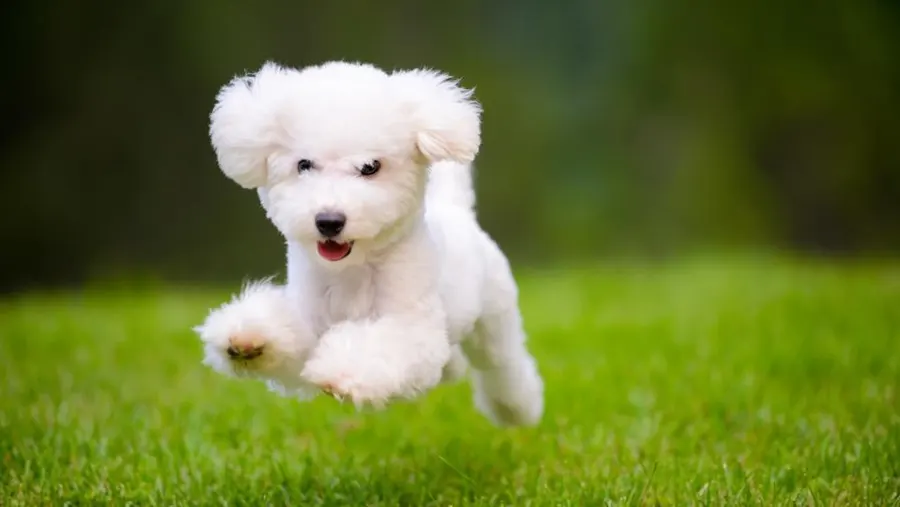
#> input picture Computer_Vision/dog.jpeg, 900 x 507 px
$ jupyter execute 'opencv_basics(2).ipynb'
#> lines starting #> are read from the running program, lines starting #| are printed output that depends on the picture; after the words box and inside, x2 and y2 are one past the last pixel; in counts of white or black regions, pixels touching at a corner belong together
[cell 1]
import cv2 as cv
import numpy as np
import matplotlib.pyplot as plt

# Transformations

### Translation (shifting of an image)

[cell 2]
def translate(img,x,y):
    trans = np.float32([[1,0,x],[0,1,y]])
    dim = (img.shape[1],img.shape[0])
    return cv.warpAffine(img,trans,dim)

[cell 3]
# +x -> right, -x -> left, -y -> up, +y -> down
img = cv.imread("dog.jpeg")
#> img is the input picture: shape (507, 900, 3); mean B, G, R 52.9, 117.7, 104
translated = translate(img,10,10)
plt.imshow(translated)

### Rotation

[cell 4]
def rotate(img,angle,rotation_point=None):
#> called with angle = -45
    (height,width) = img.shape[:2]
#> height = 507; width = 900
    if rotation_point == None:
        rotation_point = (width//2,height//2)
#> rotation_point = (450, 253)
    rotMatrix = cv.getRotationMatrix2D(rotation_point,angle,1.0)
    dim=(width,height)
#> dim = (900, 507)
    return cv.warpAffine(img,rotMatrix,dim)
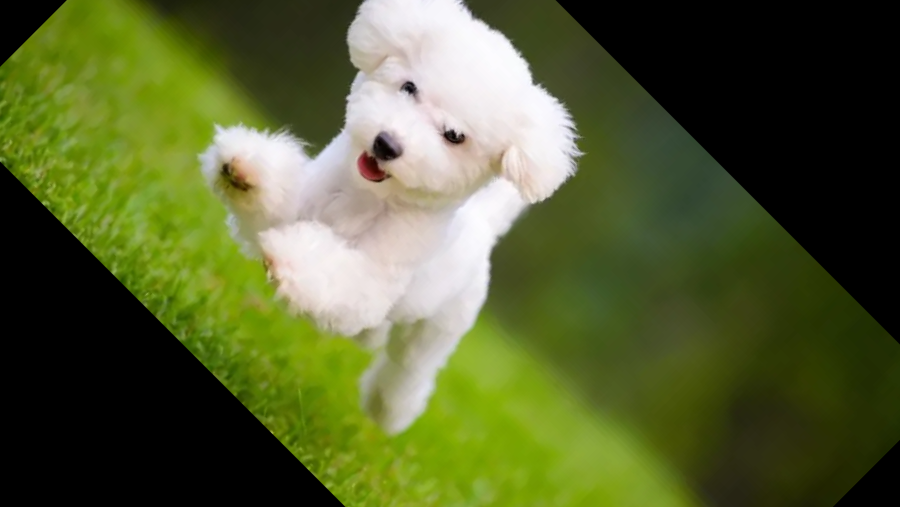
#> returned value: shape (507, 900, 3); mean of channels 0, 1, 2 48.9, 94.6, 85.3; drawn as B, G, R

[cell 5]
# +x -> anticlockwise, -x -> clockwise
rotated_img = rotate(img,-45)
plt.imshow(rotated_img)

[cell 6]
# rotate it further
rotated_img = rotate(rotated_img,-45)
#> call 2 of rotate, with angle = -45
#> in rotate (call 2), `return cv.warpAffine(img,rotMatrix,dim)`:
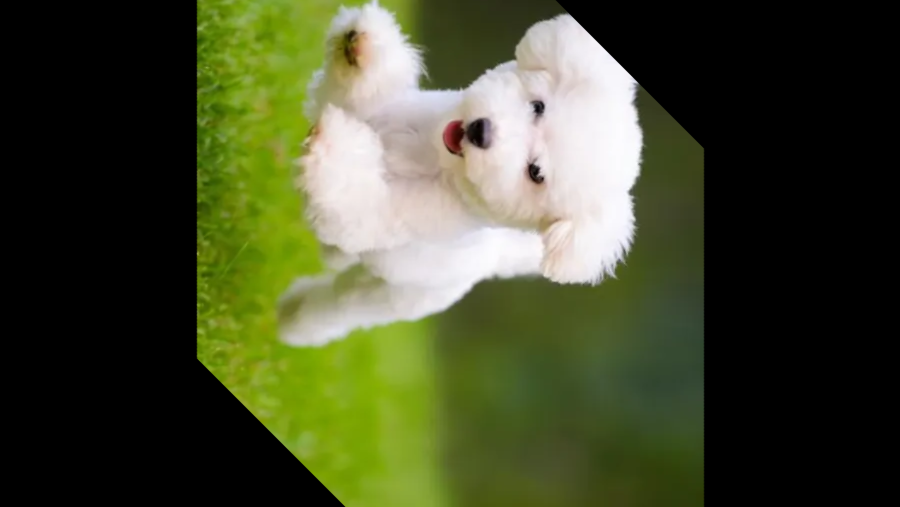
#> returned value: shape (507, 900, 3); mean of channels 0, 1, 2 45.6, 74.6, 68.9; drawn as B, G, R
plt.imshow(rotated_img)

### Resizing

[cell 7]
resized = cv.resize(img,(1000,1000),interpolation=cv.INTER_CUBIC)
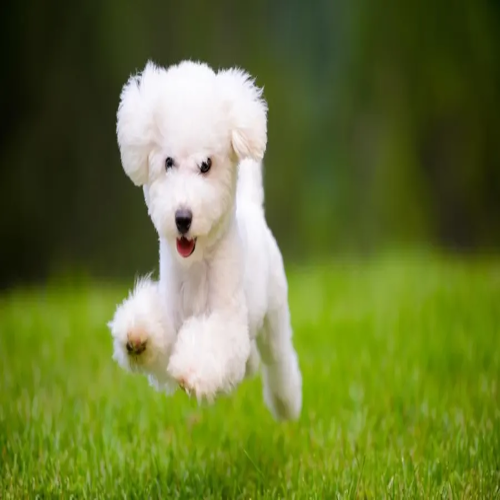
#> resized: shape (1000, 1000, 3) (shown at 1/2 size); mean B, G, R 52.9, 117.7, 104
plt.imshow(resized)

### Flipping an image

[cell 8]
flip = cv.flip(img,0)
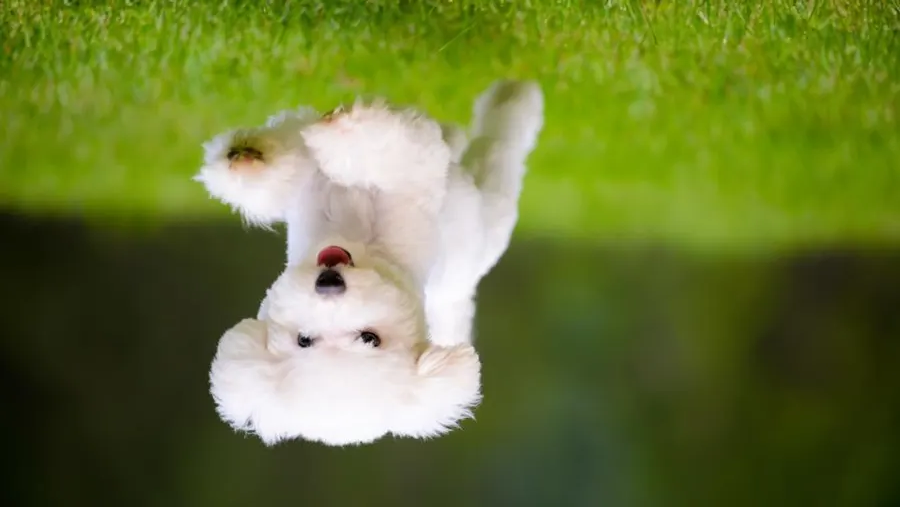
#> flip: shape (507, 900, 3); mean B, G, R 52.9, 117.7, 104
plt.imshow(flip)

[cell 9]
flip = cv.flip(img,1)
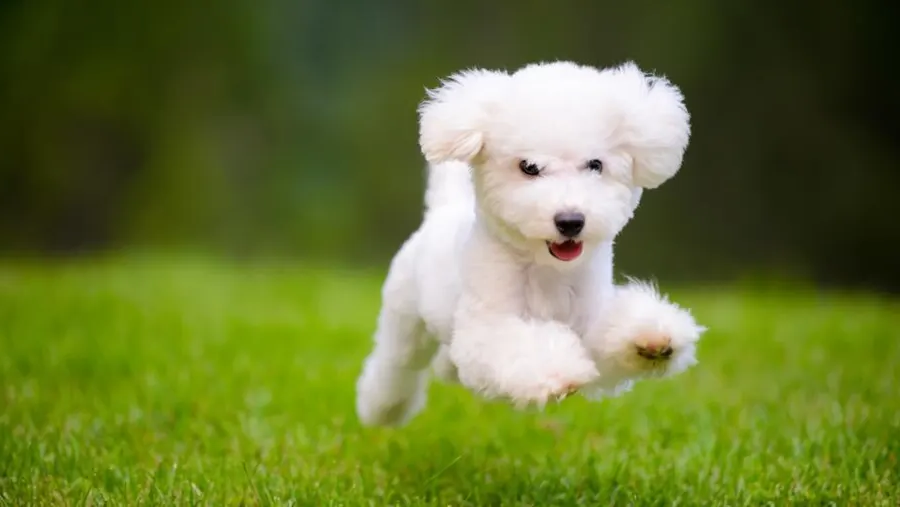
#> flip: shape (507, 900, 3); mean B, G, R 52.9, 117.7, 104
plt.imshow(flip)

[cell 10]
# both vertically + horizontally flipped
flip = cv.flip(img,-1)
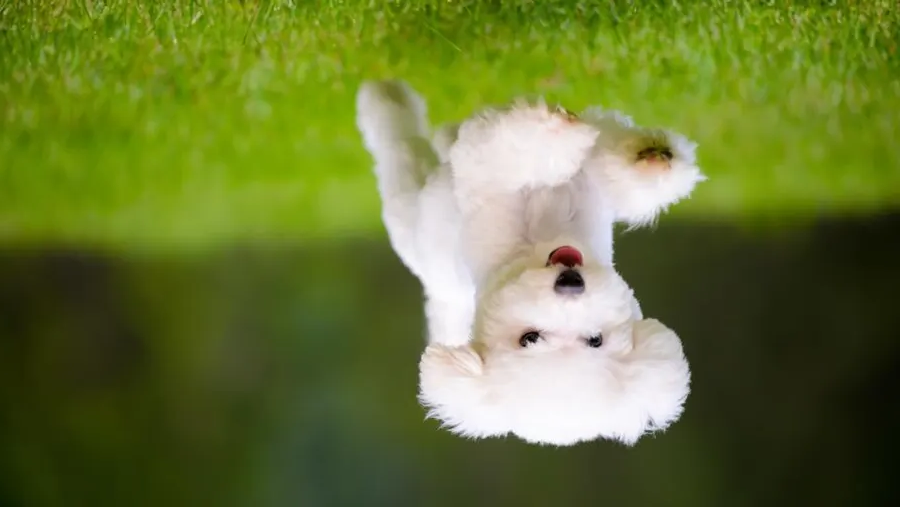
#> flip: shape (507, 900, 3); mean B, G, R 52.9, 117.7, 104
plt.imshow(flip)

### Cropping

[cell 11]
img = cv.imread("dog.jpeg")
cropped = img[10:50,10:50]
plt.imshow(cropped)

# Contour Detection
### identify contours or boundries of object
### contours =/= edges
### contours are essential for shape analysis, objection detection/recognition

[cell 12]
gray = cv.cvtColor(img,cv.COLOR_BGR2GRAY)
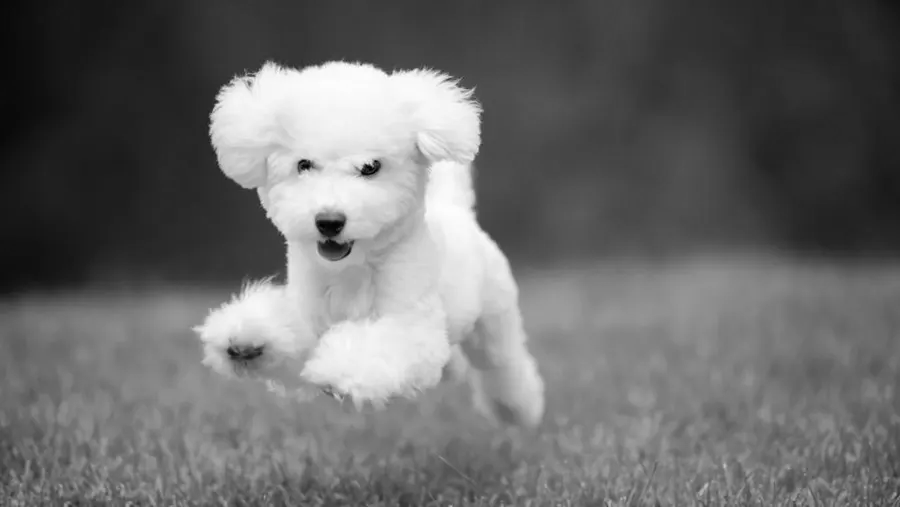
#> gray: shape (507, 900); min 0, max 255, mean 106.2
blur = cv.GaussianBlur(gray,(5,5),cv.BORDER_DEFAULT) # reduce number of edges detection, hence, less countours
cany = cv.Canny(blur,125,175)
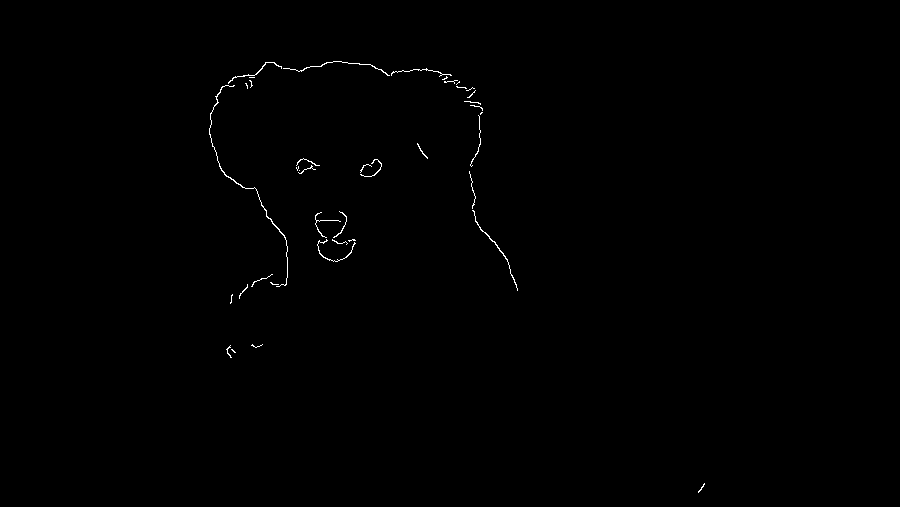
#> cany: shape (507, 900); 0.32% white in thin lines or dots, all inside (x1, y1, x2, y2) = (209, 61, 705, 493)

# [10 lines of commented-out code are left out]
contours, hiearchies = cv.findContours(cany,cv.RETR_LIST,cv.CHAIN_APPROX_SIMPLE)
#> contours = 39 contours, 35 with area under 20; largest, box (x1, y1, x2, y2) and area: (209, 85, 288, 287) 58, (472, 210, 518, 291) 34, (228, 62, 282, 84) 23, (317, 239, 356, 262) 22; hiearchies = 39 rows, first 6: [1, -1, -1, -1], [2, 0, -1, -1], [3, 1, -1, -1], [4, 2, -1, -1], [5, 3, -1, -1], [6, 4, -1, -1]
print(len(contours))
#| 39
# plt.imshow(cany)

### Alternative to Cany = Threhold

[cell 13]
ret, thresh = cv.threshold(gray,125,255,cv.THRESH_BINARY)
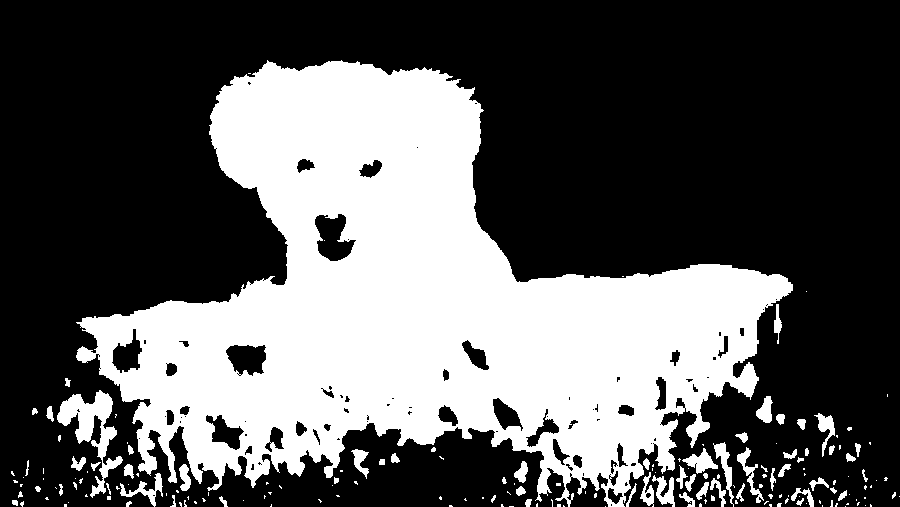
#> thresh: shape (507, 900); 35.3% white; 179 white regions (114 under 20 px)
plt.imshow(thresh)
contours, hiearchies = cv.findContours(thresh,cv.RETR_LIST,cv.CHAIN_APPROX_SIMPLE)
#> contours = 284 contours, 193 with area under 20; largest, box (x1, y1, x2, y2) and area: (76, 60, 793, 507) 157569, (57, 390, 123, 498) 2062, (314, 213, 357, 262) 1282, (225, 344, 267, 377) 974, (111, 328, 143, 374) 776; hiearchies = 284 rows, first 6: [1, -1, -1, -1], [2, 0, -1, -1], [3, 1, -1, -1], [4, 2, -1, -1], [5, 3, -1, -1], [6, 4, -1, -1]
print(len(contours))
#| 284

### Displaying countours over an image

[cell 14]
blank = np.zeros(img.shape,dtype="uint8")
cv.drawContours(blank,contours,-1,(0,0,255),2)
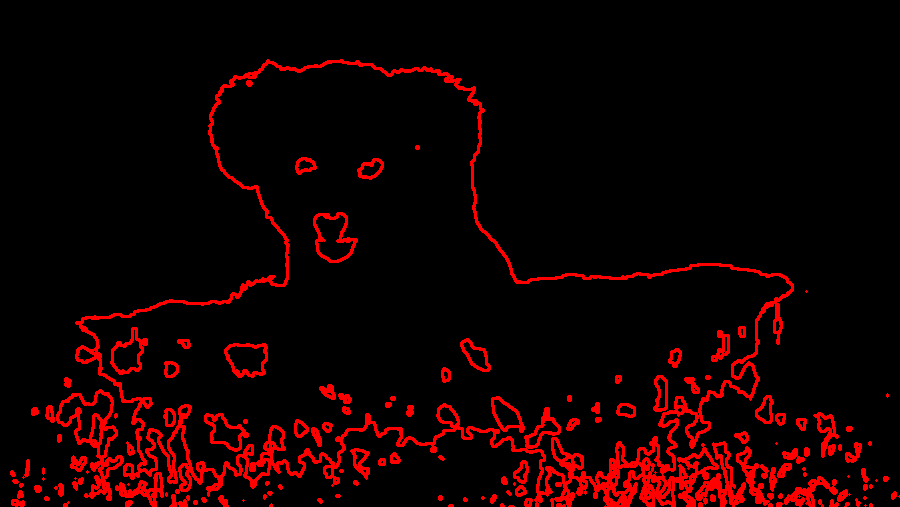
#> blank: shape (507, 900, 3); mean of channels 0, 1, 2 0, 0, 19.4; drawn as B, G, R
plt.imshow(blank)

$ run again, with Computer_Vision/2.jpg copied over Computer_Vision/dog.jpeg
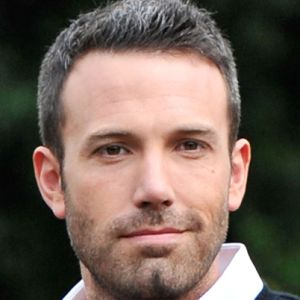
#> input picture Computer_Vision/2.jpg, 300 x 300 px
#> img is the input picture: shape (300, 300, 3); mean B, G, R 88.2, 97.8, 114.4
#> `cany = cv.Canny(blur,125,175)`:
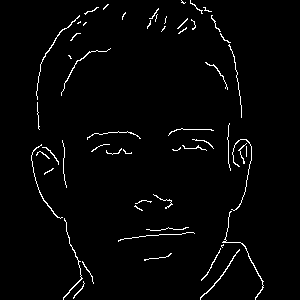
#> cany: shape (300, 300); 2.3% white in thin lines or dots, all inside (x1, y1, x2, y2) = (31, 0, 264, 300)
#> `contours, hiearchies = cv.findContours(cany,cv.RETR_LIST,cv.CHAIN_APPR..`: contours = 55 contours, 49 with area under 20; largest, box (x1, y1, x2, y2) and area: (200, 249, 240, 300) 37, (222, 211, 264, 300) 32, (36, 15, 80, 100) 30, (63, 218, 83, 300) 28, (31, 144, 63, 219) 24, (61, 48, 111, 96) 20; hiearchies = 55 rows, first 6: [1, -1, -1, -1], [2, 0, -1, -1], [3, 1, -1, -1], [4, 2, -1, -1], [5, 3, -1, -1], [6, 4, -1, -1]
#| 55
#> thresh: shape (300, 300); 39.9% white; 90 white regions (76 under 20 px)
#> `contours, hiearchies = cv.findContours(thresh,cv.RETR_LIST,cv.CHAIN_AP..`: contours = 151 contours, 136 with area under 20; largest, box (x1, y1, x2, y2) and area: (61, 50, 264, 300) 33786, (84, 130, 145, 160) 1314, (99, 0, 189, 29) 866, (33, 146, 66, 217) 856, (164, 128, 214, 153) 823; hiearchies = 151 rows, first 6: [1, -1, -1, -1], [2, 0, -1, -1], [3, 1, -1, -1], [4, 2, -1, -1], [5, 3, -1, -1], [6, 4, -1, -1]
#| 151
#> `cv.drawContours(blank,contours,-1,(0,0,255),2)`:
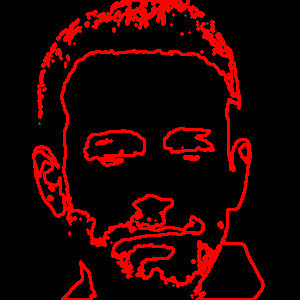
#> blank: shape (300, 300, 3); mean of channels 0, 1, 2 0, 0, 34.7; drawn as B, G, R
